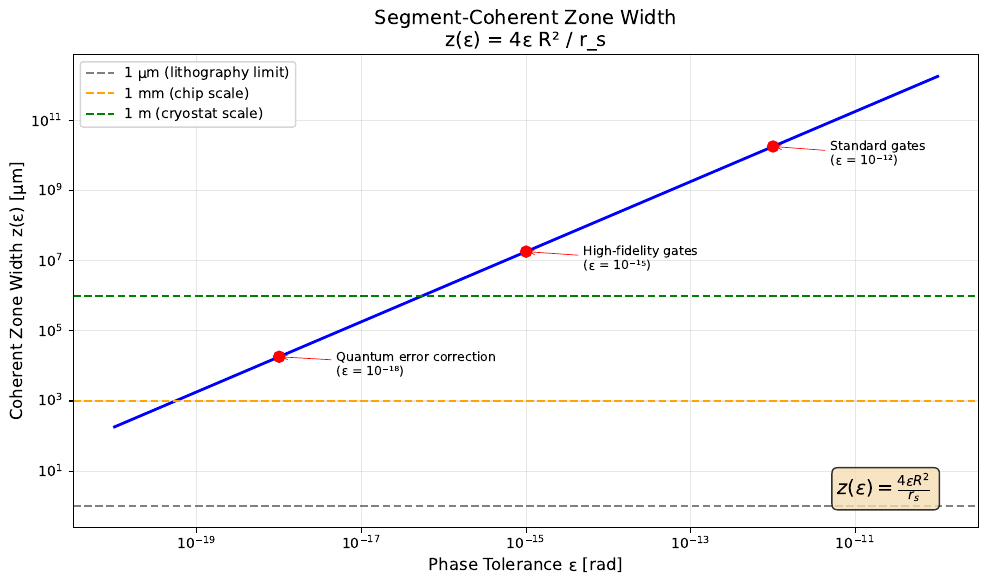

Recreate this plot in Python.
"""
Figure F5: Segment-Coherent Zone Width z(ε)
Shows zone width as function of phase tolerance
"""
import numpy as np
import matplotlib.pyplot as plt

# Constants
r_s = 8.87e-3  # Earth Schwarzschild radius [m]
R = 6.371e6    # Earth radius [m]

# Zone width formula: z(ε) = 4ε × R² / r_s
def zone_width(epsilon):
    return 4 * epsilon * R**2 / r_s

# Tolerance range
epsilon = np.logspace(-20, -10, 100)

z = zone_width(epsilon)

fig, ax = plt.subplots(figsize=(10, 6))

ax.loglog(epsilon, z * 1e6, 'b-', lw=2)  # Convert to μm

# Reference lines
ax.axhline(1, color='gray', ls='--', label='1 μm (lithography limit)')
ax.axhline(1000, color='orange', ls='--', label='1 mm (chip scale)')
ax.axhline(1e6, color='green', ls='--', label='1 m (cryostat scale)')

# Tolerance annotations
tolerances = [
    (1e-18, 'Quantum error correction\n(ε = 10⁻¹⁸)'),
    (1e-15, 'High-fidelity gates\n(ε = 10⁻¹⁵)'),
    (1e-12, 'Standard gates\n(ε = 10⁻¹²)'),
]

for eps, label in tolerances:
    z_val = zone_width(eps) * 1e6
    ax.plot(eps, z_val, 'ro', markersize=8)
    ax.annotate(label, xy=(eps, z_val), xytext=(eps*5, z_val*0.3),
                fontsize=9, arrowprops=dict(arrowstyle='->', color='red', lw=0.5))

ax.set_xlabel('Phase Tolerance ε [rad]', fontsize=12)
ax.set_ylabel('Coherent Zone Width z(ε) [μm]', fontsize=12)
ax.set_title('Segment-Coherent Zone Width\nz(ε) = 4ε R² / r_s', fontsize=14)
ax.legend(loc='upper left')
ax.grid(True, alpha=0.3)

# Add formula box
textstr = r'$z(\varepsilon) = \frac{4\varepsilon R^2}{r_s}$'
props = dict(boxstyle='round', facecolor='wheat', alpha=0.8)
ax.text(0.95, 0.05, textstr, transform=ax.transAxes, fontsize=14,
        verticalalignment='bottom', horizontalalignment='right', bbox=props)

plt.tight_layout()
plt.savefig('F5_zone_width.png', dpi=300, bbox_inches='tight')
plt.savefig('F5_zone_width.pdf', bbox_inches='tight')
print("Saved: F5_zone_width.png/pdf")
